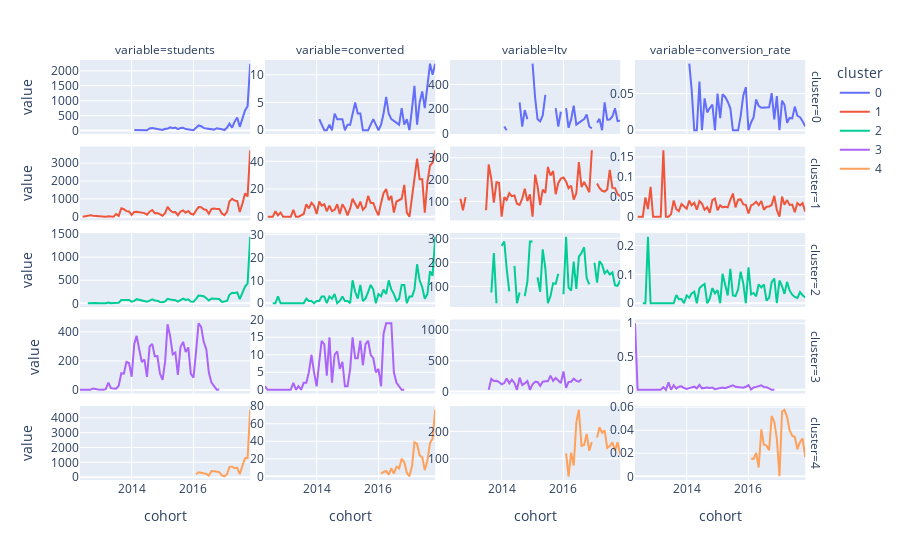

The notebook cell this image was saved under:
### Code cell
fig = px.line(clusters_cohorts, x='cohort', y=['students', 'converted', 'ltv', 'conversion_rate',], 
              color='cluster', facet_col='variable', facet_row='cluster')
fig.update_yaxes(matches=None, showticklabels=True)

### Figure 1 — Plotly figure (JSON) as saved in the notebook; plotly's stock layout.template omitted (floating-point values rounded to 4 significant figures)
{"data": [{"hovertemplate": "cluster=0<br>variable=students<br>cohort=%{x}<br>value=%{y}<extra></extra>", "legendgroup": "0", "line": {"color": "#636efa", "dash": "solid"}, "mode": "lines", "name": "0", "orientation": "v", "showlegend": true, "type": "scatter", "x": ["2014-02", "2014-03", "2014-04", "2014-05", "2014-06", "2014-07", "2014-08", "2014-09", "2014-10", "2014-11", "2014-12", "2015-01", "2015-02", "2015-03", "2015-04", "2015-05", "2015-06", "2015-07", "2015-08", "2015-09", "2015-10", "2015-11", "2015-12", "2016-01", "2016-02", "2016-03", "2016-04", "2016-05", "2016-06", "2016-09", "2016-10", "2016-11", "2016-12", "2017-01", "2017-02", "2017-03", "2017-04", "2017-05", "2017-06", "2017-07", "2017-08", "2017-09", "2017-10", "2017-11"], "xaxis": "x17", "y": [22, 18, 15, 12, 15, 11, 69, 82, 66, 57, 28, 20, 61, 61, 110, 77, 100, 49, 87, 97, 51, 42, 17, 14, 94, 171, 143, 90, 65, 32, 79, 68, 43, 17, 99, 230, 98, 298, 435, 124, 405, 671, 818, 2240], "yaxis": "y17"}, {"hovertemplate": "cluster=0<br>variable=converted<br>cohort=%{x}<br>value=%{y}<extra></extra>", "legendgroup": "0", "line": {"color": "#636efa", "dash": "solid"}, "mode": "lines", "name": "0", "orientation": "v", "showlegend": false, "type": "scatter", "x": ["2014-02", "2014-03", "2014-04", "2014-05", "2014-06", "2014-07", "2014-08", "2014-09", "2014-10", "2014-11", "2014-12", "2015-01", "2015-02", "2015-03", "2015-04", "2015-05", "2015-06", "2015-07", "2015-08", "2015-09", "2015-10", "2015-11", "2015-12", "2016-01", "2016-02", "2016-03", "2016-04", "2016-05", "2016-06", "2016-09", "2016-10", "2016-11", "2016-12", "2017-01", "2017-02", "2017-03", "2017-04", "2017-05", "2017-06", "2017-07", "2017-08", "2017-09", "2017-10", "2017-11"], "xaxis": "x18", "y": [2, 1, 0, 0, 1, 0, 3, 2, 2, 2, 0, 1, 1, 3, 5, 3, 3, 0, 0, 0, 1, 2, 1, 0, 1, 3, 6, 3, 2, 1, 4, 1, 2, 0, 4, 8, 1, 5, 7, 4, 8, 12, 10, 12], "yaxis": "y18"}, {"hovertemplate": "cluster=0<br>variable=ltv<br>cohort=%{x}<br>value=%{y}<extra></extra>", "legendgroup": "0", "line": {"color": "#636efa", "dash": "solid"}, "mode": "lines", "name": "0", "orientation": "v", "showlegend": false, "type": "scatter", "x": ["2014-02", "2014-03", "2014-04", "2014-05", "2014-06", "2014-07", "2014-08", "2014-09", "2014-10", "2014-11", "2014-12", "2015-01", "2015-02", "2015-03", "2015-04", "2015-05", "2015-06", "2015-07", "2015-08", "2015-09", "2015-10", "2015-11", "2015-12", "2016-01", "2016-02", "2016-03", "2016-04", "2016-05", "2016-06", "2016-09", "2016-10", "2016-11", "2016-12", "2017-01", "2017-02", "2017-03", "2017-04", "2017-05", "2017-06", "2017-07", "2017-08", "2017-09", "2017-10", "2017-11"], "xaxis": "x19", "y": [59.8, 29.9, null, null, 89.7, null, 255.1, 59.8, 194.4, 119.6, null, 568.1, 286.8, 119.6, 101.7, 149.5, 316.7, null, null, null, 209.3, 59.8, 179.4, null, 209.3, 49.83, 117.6, 229.2, 74.75, 119.6, 157.0, 59.8, 44.85, null, 89.7, 121.8, 29.9, 255.8, 115.3, 116.5, 141.2, 208.2, 103.4, 107.6], "yaxis": "y19"}, {"hovertemplate": "cluster=0<br>variable=conversion_rate<br>cohort=%{x}<br>value=%{y}<extra></extra>", "legendgroup": "0", "line": {"color": "#636efa", "dash": "solid"}, "mode": "lines", "name": "0", "orientation": "v", "showlegend": false, "type": "scatter", "x": ["2014-02", "2014-03", "2014-04", "2014-05", "2014-06", "2014-07", "2014-08", "2014-09", "2014-10", "2014-11", "2014-12", "2015-01", "2015-02", "2015-03", "2015-04", "2015-05", "2015-06", "2015-07", "2015-08", "2015-09", "2015-10", "2015-11", "2015-12", "2016-01", "2016-02", "2016-03", "2016-04", "2016-05", "2016-06", "2016-09", "2016-10", "2016-11", "2016-12", "2017-01", "2017-02", "2017-03", "2017-04", "2017-05", "2017-06", "2017-07", "2017-08", "2017-09", "2017-10", "2017-11"], "xaxis": "x20", "y": [0.09091, 0.05556, 0, 0, 0.06667, 0, 0.04348, 0.02439, 0.0303, 0.03509, 0, 0.05, 0.01639, 0.04918, 0.04545, 0.03896, 0.03, 0, 0, 0, 0.01961, 0.04762, 0.05882, 0, 0.01064, 0.01754, 0.04196, 0.03333, 0.03077, 0.03125, 0.05063, 0.01471, 0.04651, 0, 0.0404, 0.03478, 0.0102, 0.01678, 0.01609, 0.03226, 0.01975, 0.01788, 0.01222, 0.005357], "yaxis": "y20"}, {"hovertemplate": "cluster=1<br>variable=students<br>cohort=%{x}<br>value=%{y}<extra></extra>", "legendgroup": "1", "line": {"color": "#EF553B", "dash": "solid"}, "mode": "lines", "name": "1", "orientation": "v", "showlegend": true, "type": "scatter", "x": ["2012-06", "2012-08", "2012-09", "2012-10", "2012-11", "2012-12", "2013-03", "2013-04", "2013-05", "2013-06", "2013-07", "2013-08", "2013-09", "2013-10", "2013-11", "2013-12", "2014-01", "2014-02", "2014-03", "2014-04", "2014-05", "2014-06", "2014-07", "2014-08", "2014-09", "2014-10", "2014-11", "2014-12", "2015-01", "2015-02", "2015-03", "2015-04", "2015-05", "2015-06", "2015-07", "2015-08", "2015-09", "2015-10", "2015-11", "2015-12", "2016-01", "2016-02", "2016-03", "2016-04", "2016-05", "2016-06", "2016-07", "2016-08", "2016-09", "2016-10", "2016-11", "2016-12", "2017-01", "2017-02", "2017-03", "2017-04", "2017-05", "2017-06", "2017-07", "2017-08", "2017-09", "2017-10", "2017-11"], "xaxis": "x13", "y": [2, 28, 83, 52, 40, 14, 5, 30, 17, 8, 150, 49, 476, 422, 314, 298, 100, 272, 282, 258, 226, 205, 122, 287, 380, 199, 216, 132, 62, 210, 551, 358, 253, 260, 86, 297, 351, 230, 323, 167, 124, 351, 544, 530, 417, 382, 171, 442, 464, 441, 440, 179, 91, 277, 861, 1007, 908, 881, 264, 728, 1301, 1140, 3721], "yaxis": "y13"}, {"hovertemplate": "cluster=1<br>variable=converted<br>cohort=%{x}<br>value=%{y}<extra></extra>", "legendgroup": "1", "line": {"color": "#EF553B", "dash": "solid"}, "mode": "lines", "name": "1", "orientation": "v", "showlegend": false, "type": "scatter", "x": ["2012-06", "2012-08", "2012-09", "2012-10", "2012-11", "2012-12", "2013-03", "2013-04", "2013-05", "2013-06", "2013-07", "2013-08", "2013-09", "2013-10", "2013-11", "2013-12", "2014-01", "2014-02", "2014-03", "2014-04", "2014-05", "2014-06", "2014-07", "2014-08", "2014-09", "2014-10", "2014-11", "2014-12", "2015-01", "2015-02", "2015-03", "2015-04", "2015-05", "2015-06", "2015-07", "2015-08", "2015-09", "2015-10", "2015-11", "2015-12", "2016-01", "2016-02", "2016-03", "2016-04", "2016-05", "2016-06", "2016-07", "2016-08", "2016-09", "2016-10", "2016-11", "2016-12", "2017-01", "2017-02", "2017-03", "2017-04", "2017-05", "2017-06", "2017-07", "2017-08", "2017-09", "2017-10", "2017-11"], "xaxis": "x14", "y": [0, 0, 4, 1, 3, 0, 0, 5, 0, 0, 1, 2, 9, 6, 10, 8, 2, 11, 8, 9, 4, 8, 4, 5, 9, 2, 9, 6, 1, 6, 13, 9, 6, 11, 5, 7, 15, 10, 10, 5, 1, 10, 17, 20, 12, 15, 3, 11, 12, 13, 23, 3, 0, 14, 26, 42, 27, 27, 3, 25, 37, 39, 48], "yaxis": "y14"}, {"hovertemplate": "cluster=1<br>variable=ltv<br>cohort=%{x}<br>value=%{y}<extra></extra>", "legendgroup": "1", "line": {"color": "#EF553B", "dash": "solid"}, "mode": "lines", "name": "1", "orientation": "v", "showlegend": false, "type": "scatter", "x": ["2012-06", "2012-08", "2012-09", "2012-10", "2012-11", "2012-12", "2013-03", "2013-04", "2013-05", "2013-06", "2013-07", "2013-08", "2013-09", "2013-10", "2013-11", "2013-12", "2014-01", "2014-02", "2014-03", "2014-04", "2014-05", "2014-06", "2014-07", "2014-08", "2014-09", "2014-10", "2014-11", "2014-12", "2015-01", "2015-02", "2015-03", "2015-04", "2015-05", "2015-06", "2015-07", "2015-08", "2015-09", "2015-10", "2015-11", "2015-12", "2016-01", "2016-02", "2016-03", "2016-04", "2016-05", "2016-06", "2016-07", "2016-08", "2016-09", "2016-10", "2016-11", "2016-12", "2017-01", "2017-02", "2017-03", "2017-04", "2017-05", "2017-06", "2017-07", "2017-08", "2017-09", "2017-10", "2017-11"], "xaxis": "x15", "y": [null, null, 112.1, 59.8, 119.6, null, null, 125.6, null, null, 59.8, 269.1, 202.7, 94.68, 187.7, 185.3, 29.9, 120.1, 106.9, 138.2, 124.0, 127.1, 89.7, 83.72, 113.0, 158.3, 101.6, 132.5, 29.9, 223.1, 169.3, 83.06, 154.5, 139.1, 258.2, 218.6, 239.6, 133.3, 184.7, 204.4, 209.3, 191.2, 160.7, 172.5, 108.6, 137.9, 280.9, 165.8, 189.8, 169.7, 142.2, 334.8, null, 182.3, 162.1, 148.9, 145.0, 155.0, 245.1, 162.1, 161.1, 133.2, 124.6], "yaxis": "y15"}, {"hovertemplate": "cluster=1<br>variable=conversion_rate<br>cohort=%{x}<br>value=%{y}<extra></extra>", "legendgroup": "1", "line": {"color": "#EF553B", "dash": "solid"}, "mode": "lines", "name": "1", "orientation": "v", "showlegend": false, "type": "scatter", "x": ["2012-06", "2012-08", "2012-09", "2012-10", "2012-11", "2012-12", "2013-03", "2013-04", "2013-05", "2013-06", "2013-07", "2013-08", "2013-09", "2013-10", "2013-11", "2013-12", "2014-01", "2014-02", "2014-03", "2014-04", "2014-05", "2014-06", "2014-07", "2014-08", "2014-09", "2014-10", "2014-11", "2014-12", "2015-01", "2015-02", "2015-03", "2015-04", "2015-05", "2015-06", "2015-07", "2015-08", "2015-09", "2015-10", "2015-11", "2015-12", "2016-01", "2016-02", "2016-03", "2016-04", "2016-05", "2016-06", "2016-07", "2016-08", "2016-09", "2016-10", "2016-11", "2016-12", "2017-01", "2017-02", "2017-03", "2017-04", "2017-05", "2017-06", "2017-07", "2017-08", "2017-09", "2017-10", "2017-11"], "xaxis": "x16", "y": [0, 0, 0.04819, 0.01923, 0.075, 0, 0, 0.1667, 0, 0, 0.006667, 0.04082, 0.01891, 0.01422, 0.03185, 0.02685, 0.02, 0.04044, 0.02837, 0.03488, 0.0177, 0.03902, 0.03279, 0.01742, 0.02368, 0.01005, 0.04167, 0.04545, 0.01613, 0.02857, 0.02359, 0.02514, 0.02372, 0.04231, 0.05814, 0.02357, 0.04274, 0.04348, 0.03096, 0.02994, 0.008065, 0.02849, 0.03125, 0.03774, 0.02878, 0.03927, 0.01754, 0.02489, 0.02586, 0.02948, 0.05227, 0.01676, 0, 0.05054, 0.0302, 0.04171, 0.02974, 0.03065, 0.01136, 0.03434, 0.02844, 0.03421, 0.0129], "yaxis": "y16"}, {"hovertemplate": "cluster=2<br>variable=students<br>cohort=%{x}<br>value=%{y}<extra></extra>", "legendgroup": "2", "line": {"color": "#00cc96", "dash": "solid"}, "mode": "lines", "name": "2", "orientation": "v", "showlegend": true, "type": "scatter", "x": ["2012-08", "2012-09", "2012-10", "2012-11", "2012-12", "2013-03", "2013-04", "2013-05", "2013-06", "2013-07", "2013-08", "2013-09", "2013-10", "2013-11", "2013-12", "2014-01", "2014-02", "2014-03", "2014-04", "2014-05", "2014-06", "2014-07", "2014-08", "2014-09", "2014-10", "2014-11", "2014-12", "2015-01", "2015-02", "2015-03", "2015-04", "2015-05", "2015-06", "2015-07", "2015-08", "2015-09", "2015-10", "2015-11", "2015-12", "2016-01", "2016-02", "2016-03", "2016-04", "2016-05", "2016-06", "2016-07", "2016-08", "2016-09", "2016-10", "2016-11", "2016-12", "2017-01", "2017-02", "2017-03", "2017-04", "2017-05", "2017-06", "2017-07", "2017-08", "2017-09", "2017-10", "2017-11"], "xaxis": "x9", "y": [1, 6, 13, 6, 2, 2, 19, 1, 7, 8, 13, 70, 71, 67, 69, 37, 52, 89, 75, 56, 58, 33, 60, 84, 61, 57, 29, 22, 42, 98, 82, 74, 67, 37, 80, 103, 73, 88, 36, 32, 98, 168, 165, 152, 109, 61, 105, 103, 109, 93, 31, 38, 51, 185, 229, 225, 235, 92, 219, 364, 428, 1441], "yaxis": "y9"}, {"hovertemplate": "cluster=2<br>variable=converted<br>cohort=%{x}<br>value=%{y}<extra></extra>", "legendgroup": "2", "line": {"color": "#00cc96", "dash": "solid"}, "mode": "lines", "name": "2", "orientation": "v", "showlegend": false, "type": "scatter", "x": ["2012-08", "2012-09", "2012-10", "2012-11", "2012-12", "2013-03", "2013-04", "2013-05", "2013-06", "2013-07", "2013-08", "2013-09", "2013-10", "2013-11", "2013-12", "2014-01", "2014-02", "2014-03", "2014-04", "2014-05", "2014-06", "2014-07", "2014-08", "2014-09", "2014-10", "2014-11", "2014-12", "2015-01", "2015-02", "2015-03", "2015-04", "2015-05", "2015-06", "2015-07", "2015-08", "2015-09", "2015-10", "2015-11", "2015-12", "2016-01", "2016-02", "2016-03", "2016-04", "2016-05", "2016-06", "2016-07", "2016-08", "2016-09", "2016-10", "2016-11", "2016-12", "2017-01", "2017-02", "2017-03", "2017-04", "2017-05", "2017-06", "2017-07", "2017-08", "2017-09", "2017-10", "2017-11"], "xaxis": "x10", "y": [0, 0, 3, 0, 0, 0, 0, 0, 0, 0, 0, 2, 1, 1, 0, 1, 1, 3, 3, 0, 3, 2, 4, 0, 1, 3, 1, 1, 0, 10, 5, 2, 8, 1, 2, 5, 8, 6, 0, 4, 3, 6, 4, 10, 6, 4, 1, 2, 8, 8, 0, 3, 3, 6, 17, 10, 7, 2, 4, 14, 12, 29], "yaxis": "y10"}, {"hovertemplate": "cluster=2<br>variable=ltv<br>cohort=%{x}<br>value=%{y}<extra></extra>", "legendgroup": "2", "line": {"color": "#00cc96", "dash": "solid"}, "mode": "lines", "name": "2", "orientation": "v", "showlegend": false, "type": "scatter", "x": ["2012-08", "2012-09", "2012-10", "2012-11", "2012-12", "2013-03", "2013-04", "2013-05", "2013-06", "2013-07", "2013-08", "2013-09", "2013-10", "2013-11", "2013-12", "2014-01", "2014-02", "2014-03", "2014-04", "2014-05", "2014-06", "2014-07", "2014-08", "2014-09", "2014-10", "2014-11", "2014-12", "2015-01", "2015-02", "2015-03", "2015-04", "2015-05", "2015-06", "2015-07", "2015-08", "2015-09", "2015-10", "2015-11", "2015-12", "2016-01", "2016-02", "2016-03", "2016-04", "2016-05", "2016-06", "2016-07", "2016-08", "2016-09", "2016-10", "2016-11", "2016-12", "2017-01", "2017-02", "2017-03", "2017-04", "2017-05", "2017-06", "2017-07", "2017-08", "2017-09", "2017-10", "2017-11"], "xaxis": "x11", "y": [null, null, 99.67, null, null, null, null, null, null, null, null, 74.75, 239.2, 29.9, null, 269.1, 286.8, 175.3, 79.73, null, 185.3, 29.9, 74.75, null, 59.8, 119.6, 286.8, 286.8, null, 138.1, 77.74, 254.1, 174.8, 29.9, 59.8, 113.6, 110.6, 152.5, null, 67.27, 306.7, 94.68, 82.23, 203.3, 89.7, 224.2, 239.2, 263, 134.5, 108.4, null, 199.3, 115.5, 205.2, 190.6, 154.3, 165.6, 149.5, 158.3, 104.6, 102.2, 125.7], "yaxis": "y11"}, {"hovertemplate": "cluster=2<br>variable=conversion_rate<br>cohort=%{x}<br>value=%{y}<extra></extra>", "legendgroup": "2", "line": {"color": "#00cc96", "dash": "solid"}, "mode": "lines", "name": "2", "orientation": "v", "showlegend": false, "type": "scatter", "x": ["2012-08", "2012-09", "2012-10", "2012-11", "2012-12", "2013-03", "2013-04", "2013-05", "2013-06", "2013-07", "2013-08", "2013-09", "2013-10", "2013-11", "2013-12", "2014-01", "2014-02", "2014-03", "2014-04", "2014-05", "2014-06", "2014-07", "2014-08", "2014-09", "2014-10", "2014-11", "2014-12", "2015-01", "2015-02", "2015-03", "2015-04", "2015-05", "2015-06", "2015-07", "2015-08", "2015-09", "2015-10", "2015-11", "2015-12", "2016-01", "2016-02", "2016-03", "2016-04", "2016-05", "2016-06", "2016-07", "2016-08", "2016-09", "2016-10", "2016-11", "2016-12", "2017-01", "2017-02", "2017-03", "2017-04", "2017-05", "2017-06", "2017-07", "2017-08", "2017-09", "2017-10", "2017-11"], "xaxis": "x12", "y": [0, 0, 0.2308, 0, 0, 0, 0, 0, 0, 0, 0, 0.02857, 0.01408, 0.01493, 0, 0.02703, 0.01923, 0.03371, 0.04, 0, 0.05172, 0.06061, 0.06667, 0, 0.01639, 0.05263, 0.03448, 0.04545, 0, 0.102, 0.06098, 0.02703, 0.1194, 0.02703, 0.025, 0.04854, 0.1096, 0.06818, 0, 0.125, 0.03061, 0.03571, 0.02424, 0.06579, 0.05505, 0.06557, 0.009524, 0.01942, 0.07339, 0.08602, 0, 0.07895, 0.05882, 0.03243, 0.07424, 0.04444, 0.02979, 0.02174, 0.01826, 0.03846, 0.02804, 0.02012], "yaxis": "y12"}, {"hovertemplate": "cluster=3<br>variable=students<br>cohort=%{x}<br>value=%{y}<extra></extra>", "legendgroup": "3", "line": {"color": "#ab63fa", "dash": "solid"}, "mode": "lines", "name": "3", "orientation": "v", "showlegend": true, "type": "scatter", "x": ["2012-05", "2012-06", "2012-08", "2012-09", "2012-10", "2012-11", "2012-12", "2013-02", "2013-03", "2013-04", "2013-05", "2013-06", "2013-07", "2013-08", "2013-09", "2013-10", "2013-11", "2013-12", "2014-01", "2014-02", "2014-03", "2014-04", "2014-05", "2014-06", "2014-07", "2014-08", "2014-09", "2014-10", "2014-11", "2014-12", "2015-01", "2015-02", "2015-03", "2015-04", "2015-05", "2015-06", "2015-07", "2015-08", "2015-09", "2015-10", "2015-11", "2015-12", "2016-01", "2016-02", "2016-03", "2016-04", "2016-05", "2016-06", "2016-07", "2016-08", "2016-10", "2016-11"], "xaxis": "x5", "y": [1, 2, 3, 1, 10, 5, 3, 2, 5, 50, 12, 9, 8, 29, 115, 112, 193, 185, 91, 317, 372, 278, 192, 209, 90, 299, 317, 232, 233, 113, 69, 199, 452, 369, 245, 257, 103, 295, 331, 261, 293, 110, 85, 266, 459, 434, 331, 279, 118, 51, 2, 3], "yaxis": "y5"}, {"hovertemplate": "cluster=3<br>variable=converted<br>cohort=%{x}<br>value=%{y}<extra></extra>", "legendgroup": "3", "line": {"color": "#ab63fa", "dash": "solid"}, "mode": "lines", "name": "3", "orientation": "v", "showlegend": false, "type": "scatter", "x": ["2012-05", "2012-06", "2012-08", "2012-09", "2012-10", "2012-11", "2012-12", "2013-02", "2013-03", "2013-04", "2013-05", "2013-06", "2013-07", "2013-08", "2013-09", "2013-10", "2013-11", "2013-12", "2014-01", "2014-02", "2014-03", "2014-04", "2014-05", "2014-06", "2014-07", "2014-08", "2014-09", "2014-10", "2014-11", "2014-12", "2015-01", "2015-02", "2015-03", "2015-04", "2015-05", "2015-06", "2015-07", "2015-08", "2015-09", "2015-10", "2015-11", "2015-12", "2016-01", "2016-02", "2016-03", "2016-04", "2016-05", "2016-06", "2016-07", "2016-08", "2016-10", "2016-11"], "xaxis": "x6", "y": [1, 0, 0, 0, 0, 0, 0, 0, 0, 2, 0, 1, 0, 2, 2, 5, 10, 5, 1, 8, 14, 13, 4, 15, 2, 10, 11, 6, 8, 1, 1, 6, 15, 9, 9, 14, 7, 13, 14, 10, 9, 5, 6, 1, 16, 19, 19, 19, 5, 2, 0, 0], "yaxis": "y6"}, {"hovertemplate": "cluster=3<br>variable=ltv<br>cohort=%{x}<br>value=%{y}<extra></extra>", "legendgroup": "3", "line": {"color": "#ab63fa", "dash": "solid"}, "mode": "lines", "name": "3", "orientation": "v", "showlegend": false, "type": "scatter", "x": ["2012-05", "2012-06", "2012-08", "2012-09", "2012-10", "2012-11", "2012-12", "2013-02", "2013-03", "2013-04", "2013-05", "2013-06", "2013-07", "2013-08", "2013-09", "2013-10", "2013-11", "2013-12", "2014-01", "2014-02", "2014-03", "2014-04", "2014-05", "2014-06", "2014-07", "2014-08", "2014-09", "2014-10", "2014-11", "2014-12", "2015-01", "2015-02", "2015-03", "2015-04", "2015-05", "2015-06", "2015-07", "2015-08", "2015-09", "2015-10", "2015-11", "2015-12", "2016-01", "2016-02", "2016-03", "2016-04", "2016-05", "2016-06", "2016-07", "2016-08", "2016-10", "2016-11"], "xaxis": "x7", "y": [1112.0, null, null, null, null, null, null, null, null, 149.5, null, 209.3, null, 29.9, 209.3, 173.4, 176.4, 156.6, 119.6, 139.0, 215.2, 135.7, 195.7, 141.1, 29.9, 226.6, 109.2, 134.5, 171.1, 29.9, 119.6, 159.5, 156.7, 93.63, 160.7, 169.1, 167.4, 260.2, 173.4, 223.0, 176.7, 141.1, 327.8, 59.8, 157.3, 161.7, 211.1, 175.3, 162.6, 203.2, null, null], "yaxis": "y7"}, {"hovertemplate": "cluster=3<br>variable=conversion_rate<br>cohort=%{x}<br>value=%{y}<extra></extra>", "legendgroup": "3", "line": {"color": "#ab63fa", "dash": "solid"}, "mode": "lines", "name": "3", "orientation": "v", "showlegend": false, "type": "scatter", "x": ["2012-05", "2012-06", "2012-08", "2012-09", "2012-10", "2012-11", "2012-12", "2013-02", "2013-03", "2013-04", "2013-05", "2013-06", "2013-07", "2013-08", "2013-09", "2013-10", "2013-11", "2013-12", "2014-01", "2014-02", "2014-03", "2014-04", "2014-05", "2014-06", "2014-07", "2014-08", "2014-09", "2014-10", "2014-11", "2014-12", "2015-01", "2015-02", "2015-03", "2015-04", "2015-05", "2015-06", "2015-07", "2015-08", "2015-09", "2015-10", "2015-11", "2015-12", "2016-01", "2016-02", "2016-03", "2016-04", "2016-05", "2016-06", "2016-07", "2016-08", "2016-10", "2016-11"], "xaxis": "x8", "y": [1, 0, 0, 0, 0, 0, 0, 0, 0, 0.04, 0, 0.1111, 0, 0.06897, 0.01739, 0.04464, 0.05181, 0.02703, 0.01099, 0.02524, 0.03763, 0.04676, 0.02083, 0.07177, 0.02222, 0.03344, 0.0347, 0.02586, 0.03433, 0.00885, 0.01449, 0.03015, 0.03319, 0.02439, 0.03673, 0.05447, 0.06796, 0.04407, 0.0423, 0.03831, 0.03072, 0.04545, 0.07059, 0.003759, 0.03486, 0.04378, 0.0574, 0.0681, 0.04237, 0.03922, 0, 0], "yaxis": "y8"}, {"hovertemplate": "cluster=4<br>variable=students<br>cohort=%{x}<br>value=%{y}<extra></extra>", "legendgroup": "4", "line": {"color": "#FFA15A", "dash": "solid"}, "mode": "lines", "name": "4", "orientation": "v", "showlegend": true, "type": "scatter", "x": ["2016-02", "2016-03", "2016-04", "2016-05", "2016-06", "2016-07", "2016-08", "2016-09", "2016-10", "2016-11", "2016-12", "2017-01", "2017-02", "2017-03", "2017-04", "2017-05", "2017-06", "2017-07", "2017-08", "2017-09", "2017-10", "2017-11"], "xaxis": "x", "y": [197, 330, 296, 263, 221, 109, 413, 396, 382, 338, 122, 57, 213, 675, 717, 602, 625, 205, 766, 1274, 1302, 4536], "yaxis": "y"}, {"hovertemplate": "cluster=4<br>variable=converted<br>cohort=%{x}<br>value=%{y}<extra></extra>", "legendgroup": "4", "line": {"color": "#FFA15A", "dash": "solid"}, "mode": "lines", "name": "4", "orientation": "v", "showlegend": false, "type": "scatter", "x": ["2016-02", "2016-03", "2016-04", "2016-05", "2016-06", "2016-07", "2016-08", "2016-09", "2016-10", "2016-11", "2016-12", "2017-01", "2017-02", "2017-03", "2017-04", "2017-05", "2017-06", "2017-07", "2017-08", "2017-09", "2017-10", "2017-11"], "xaxis": "x2", "y": [3, 5, 6, 2, 9, 3, 11, 9, 20, 16, 4, 0, 12, 39, 37, 24, 22, 7, 18, 38, 43, 76], "yaxis": "y2"}, {"hovertemplate": "cluster=4<br>variable=ltv<br>cohort=%{x}<br>value=%{y}<extra></extra>", "legendgroup": "4", "line": {"color": "#FFA15A", "dash": "solid"}, "mode": "lines", "name": "4", "orientation": "v", "showlegend": false, "type": "scatter", "x": ["2016-02", "2016-03", "2016-04", "2016-05", "2016-06", "2016-07", "2016-08", "2016-09", "2016-10", "2016-11", "2016-12", "2017-01", "2017-02", "2017-03", "2017-04", "2017-05", "2017-06", "2017-07", "2017-08", "2017-09", "2017-10", "2017-11"], "xaxis": "x3", "y": [119.6, 35.88, 122.5, 74.75, 233.2, 279.1, 147.3, 150.1, 190.7, 129.3, 161.4, null, 177.8, 215.1, 195.2, 203.8, 139.1, 146.0, 160.4, 129.3, 160.4, 116.6], "yaxis": "y3"}, {"hovertemplate": "cluster=4<br>variable=conversion_rate<br>cohort=%{x}<br>value=%{y}<extra></extra>", "legendgroup": "4", "line": {"color": "#FFA15A", "dash": "solid"}, "mode": "lines", "name": "4", "orientation": "v", "showlegend": false, "type": "scatter", "x": ["2016-02", "2016-03", "2016-04", "2016-05", "2016-06", "2016-07", "2016-08", "2016-09", "2016-10", "2016-11", "2016-12", "2017-01", "2017-02", "2017-03", "2017-04", "2017-05", "2017-06", "2017-07", "2017-08", "2017-09", "2017-10", "2017-11"], "xaxis": "x4", "y": [0.01523, 0.01515, 0.02027, 0.007605, 0.04072, 0.02752, 0.02663, 0.02273, 0.05236, 0.04734, 0.03279, 0, 0.05634, 0.05778, 0.0516, 0.03987, 0.0352, 0.03415, 0.0235, 0.02983, 0.03303, 0.01675], "yaxis": "y4"}], "layout": {"annotations": [{"font": {}, "showarrow": false, "text": "variable=students", "x": 0.115, "xanchor": "center", "xref": "paper", "y": 1, "yanchor": "bottom", "yref": "paper"}, {"font": {}, "showarrow": false, "text": "variable=converted", "x": 0.365, "xanchor": "center", "xref": "paper", "y": 1, "yanchor": "bottom", "yref": "paper"}, {"font": {}, "showarrow": false, "text": "variable=ltv", "x": 0.615, "xanchor": "center", "xref": "paper", "y": 1, "yanchor": "bottom", "yref": "paper"}, {"font": {}, "showarrow": false, "text": "variable=conversion_rate", "x": 0.865, "xanchor": "center", "xref": "paper", "y": 1, "yanchor": "bottom", "yref": "paper"}, {"font": {}, "showarrow": false, "text": "cluster=4", "textangle": 90, "x": 0.98, "xanchor": "left", "xref": "paper", "y": 0.088, "yanchor": "middle", "yref": "paper"}, {"font": {}, "showarrow": false, "text": "cluster=3", "textangle": 90, "x": 0.98, "xanchor": "left", "xref": "paper", "y": 0.294, "yanchor": "middle", "yref": "paper"}, {"font": {}, "showarrow": false, "text": "cluster=2", "textangle": 90, "x": 0.98, "xanchor": "left", "xref": "paper", "y": 0.5, "yanchor": "middle", "yref": "paper"}, {"font": {}, "showarrow": false, "text": "cluster=1", "textangle": 90, "x": 0.98, "xanchor": "left", "xref": "paper", "y": 0.706, "yanchor": "middle", "yref": "paper"}, {"font": {}, "showarrow": false, "text": "cluster=0", "textangle": 90, "x": 0.98, "xanchor": "left", "xref": "paper", "y": 0.912, "yanchor": "middle", "yref": "paper"}], "legend": {"title": {"text": "cluster"}, "tracegroupgap": 0}, "margin": {"t": 60}, "xaxis": {"anchor": "y", "domain": [0, 0.23], "title": {"text": "cohort"}}, "xaxis10": {"anchor": "y10", "domain": [0.25, 0.48], "matches": "x", "showticklabels": false}, "xaxis11": {"anchor": "y11", "domain": [0.5, 0.73], "matches": "x", "showticklabels": false}, "xaxis12": {"anchor": "y12", "domain": [0.75, 0.98], "matches": "x", "showticklabels": false}, "xaxis13": {"anchor": "y13", "domain": [0, 0.23], "matches": "x", "showticklabels": false}, "xaxis14": {"anchor": "y14", "domain": [0.25, 0.48], "matches": "x", "showticklabels": false}, "xaxis15": {"anchor": "y15", "domain": [0.5, 0.73], "matches": "x", "showticklabels": false}, "xaxis16": {"anchor": "y16", "domain": [0.75, 0.98], "matches": "x", "showticklabels": false}, "xaxis17": {"anchor": "y17", "domain": [0, 0.23], "matches": "x", "showticklabels": false}, "xaxis18": {"anchor": "y18", "domain": [0.25, 0.48], "matches": "x", "showticklabels": false}, "xaxis19": {"anchor": "y19", "domain": [0.5, 0.73], "matches": "x", "showticklabels": false}, "xaxis2": {"anchor": "y2", "domain": [0.25, 0.48], "matches": "x", "title": {"text": "cohort"}}, "xaxis20": {"anchor": "y20", "domain": [0.75, 0.98], "matches": "x", "showticklabels": false}, "xaxis3": {"anchor": "y3", "domain": [0.5, 0.73], "matches": "x", "title": {"text": "cohort"}}, "xaxis4": {"anchor": "y4", "domain": [0.75, 0.98], "matches": "x", "title": {"text": "cohort"}}, "xaxis5": {"anchor": "y5", "domain": [0, 0.23], "matches": "x", "showticklabels": false}, "xaxis6": {"anchor": "y6", "domain": [0.25, 0.48], "matches": "x", "showticklabels": false}, "xaxis7": {"anchor": "y7", "domain": [0.5, 0.73], "matches": "x", "showticklabels": false}, "xaxis8": {"anchor": "y8", "domain": [0.75, 0.98], "matches": "x", "showticklabels": false}, "xaxis9": {"anchor": "y9", "domain": [0, 0.23], "matches": "x", "showticklabels": false}, "yaxis": {"anchor": "x", "domain": [0, 0.176], "showticklabels": true, "title": {"text": "value"}}, "yaxis10": {"anchor": "x10", "domain": [0.412, 0.588], "showticklabels": true}, "yaxis11": {"anchor": "x11", "domain": [0.412, 0.588], "showticklabels": true}, "yaxis12": {"anchor": "x12", "domain": [0.412, 0.588], "showticklabels": true}, "yaxis13": {"anchor": "x13", "domain": [0.618, 0.794], "showticklabels": true, "title": {"text": "value"}}, "yaxis14": {"anchor": "x14", "domain": [0.618, 0.794], "showticklabels": true}, "yaxis15": {"anchor": "x15", "domain": [0.618, 0.794], "showticklabels": true}, "yaxis16": {"anchor": "x16", "domain": [0.618, 0.794], "showticklabels": true}, "yaxis17": {"anchor": "x17", "domain": [0.824, 1], "showticklabels": true, "title": {"text": "value"}}, "yaxis18": {"anchor": "x18", "domain": [0.824, 1], "showticklabels": true}, "yaxis19": {"anchor": "x19", "domain": [0.824, 1], "showticklabels": true}, "yaxis2": {"anchor": "x2", "domain": [0, 0.176], "showticklabels": true}, "yaxis20": {"anchor": "x20", "domain": [0.824, 1], "showticklabels": true}, "yaxis3": {"anchor": "x3", "domain": [0, 0.176], "showticklabels": true}, "yaxis4": {"anchor": "x4", "domain": [0, 0.176], "showticklabels": true}, "yaxis5": {"anchor": "x5", "domain": [0.206, 0.382], "showticklabels": true, "title": {"text": "value"}}, "yaxis6": {"anchor": "x6", "domain": [0.206, 0.382], "showticklabels": true}, "yaxis7": {"anchor": "x7", "domain": [0.206, 0.382], "showticklabels": true}, "yaxis8": {"anchor": "x8", "domain": [0.206, 0.382], "showticklabels": true}, "yaxis9": {"anchor": "x9", "domain": [0.412, 0.588], "showticklabels": true, "title": {"text": "value"}}}}
